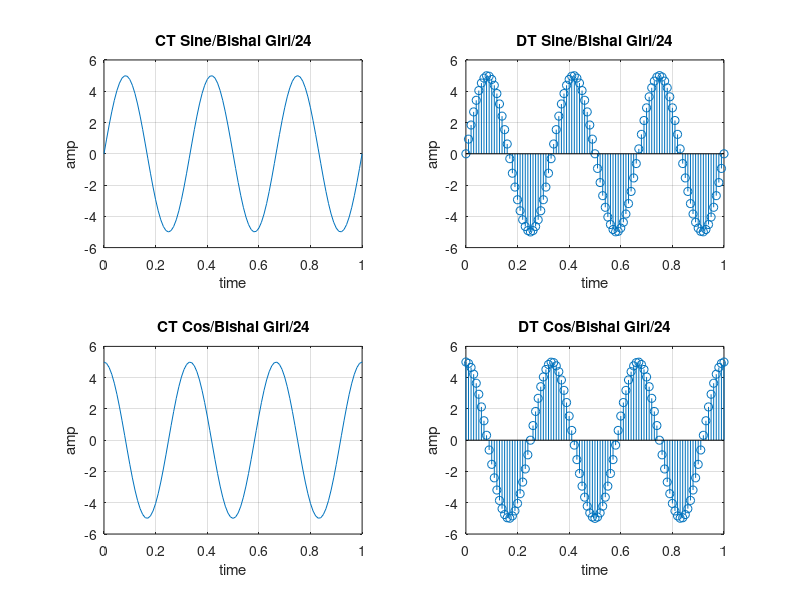

Here is the MATLAB script that generated this plot:
%Plot CTV & DT sine & cosine
clc;
close all;
clear all;
a = 5;
f = 3;
t=0:0.01:1;

x = a*sin(2*pi*f*t);
y = a*cos(2*pi*f*t);
subplot(2, 2, 1);
plot(t, x);
xlabel('time');
ylabel('amp');
title('CT Sine/Bishal Giri/24');
grid on;

subplot(2, 2, 2);
stem(t, x);
xlabel('time');
ylabel('amp');
title('DT Sine/Bishal Giri/24');
grid on;

subplot(2, 2, 3);
plot(t, y);
xlabel('time');
ylabel('amp');
title('CT Cos/Bishal Giri/24');
grid on;

subplot(2, 2, 4);
stem(t, y);
xlabel('time');
ylabel('amp');
title('DT Cos/Bishal Giri/24');
grid on;